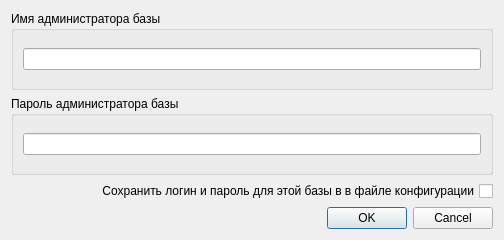
<?xml version="1.0" encoding="UTF-8"?>
<ui version="4.0">
 <class>dlgLogPass</class>
 <widget class="QDialog" name="dlgLogPass">
  <property name="geometry">
   <rect>
    <x>0</x>
    <y>0</y>
    <width>504</width>
    <height>240</height>
   </rect>
  </property>
  <property name="windowTitle">
   <string/>
  </property>
  <layout class="QGridLayout" name="gridLayout">
   <item row="2" column="0">
    <widget class="QCheckBox" name="cbSave">
     <property name="layoutDirection">
      <enum>Qt::RightToLeft</enum>
     </property>
     <property name="text">
      <string>Сохранить логин и пароль для этой базы в в файле конфигурации</string>
     </property>
     <property name="checked">
      <bool>false</bool>
     </property>
    </widget>
   </item>
   <item row="0" column="0">
    <widget class="QGroupBox" name="gbUser">
     <property name="title">
      <string>Имя администратора базы</string>
     </property>
     <layout class="QGridLayout" name="gridLayout_2">
      <item row="0" column="0">
       <widget class="QLineEdit" name="eLogin">
        <property name="toolTip">
         <string>Если очистить это поле, пароль к базе будет удалён</string>
        </property>
        <property name="text">
         <string/>
        </property>
        <property name="clearButtonEnabled">
         <bool>true</bool>
        </property>
       </widget>
      </item>
     </layout>
    </widget>
   </item>
   <item row="1" column="0">
    <widget class="QGroupBox" name="gbPasswd">
     <property name="title">
      <string>Пароль администратора базы</string>
     </property>
     <layout class="QGridLayout" name="gridLayout_3">
      <item row="0" column="0">
       <widget class="QLineEdit" name="ePasswd">
        <property name="text">
         <string/>
        </property>
        <property name="echoMode">
         <enum>QLineEdit::Password</enum>
        </property>
       </widget>
      </item>
     </layout>
    </widget>
   </item>
   <item row="3" column="0">
    <widget class="QDialogButtonBox" name="buttonBox">
     <property name="orientation">
      <enum>Qt::Horizontal</enum>
     </property>
     <property name="standardButtons">
      <set>QDialogButtonBox::Cancel|QDialogButtonBox::Ok</set>
     </property>
    </widget>
   </item>
  </layout>
 </widget>
 <resources/>
 <connections>
  <connection>
   <sender>buttonBox</sender>
   <signal>accepted()</signal>
   <receiver>dlgLogPass</receiver>
   <slot>accept()</slot>
   <hints>
    <hint type="sourcelabel">
     <x>248</x>
     <y>254</y>
    </hint>
    <hint type="destinationlabel">
     <x>157</x>
     <y>274</y>
    </hint>
   </hints>
  </connection>
  <connection>
   <sender>buttonBox</sender>
   <signal>rejected()</signal>
   <receiver>dlgLogPass</receiver>
   <slot>reject()</slot>
   <hints>
    <hint type="sourcelabel">
     <x>316</x>
     <y>260</y>
    </hint>
    <hint type="destinationlabel">
     <x>286</x>
     <y>274</y>
    </hint>
   </hints>
  </connection>
 </connections>
</ui>
